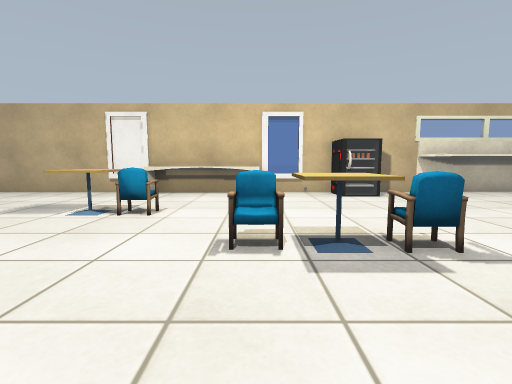
view 1 (above)

13 first-person views from a walk through a world built for the Gazebo simulator. The camera is 0.9 m above the floor, tilts 6° down and sees 85° across. The floor is counted in squares, 1 m on a side. Each view is taken from the middle of a square. On the plan, view 1 faces up. The plan holds only what a view shows up to about 11 squares ahead; the rest is blank. Some surface patterns are stand-ins.

view 2
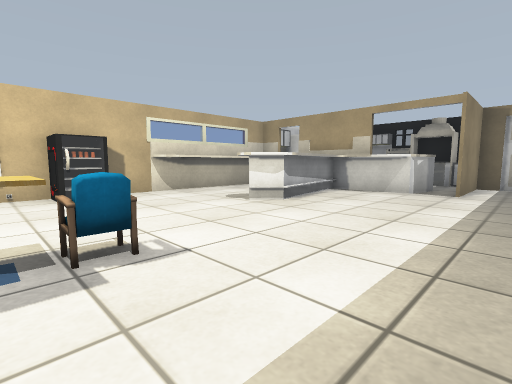

view 3
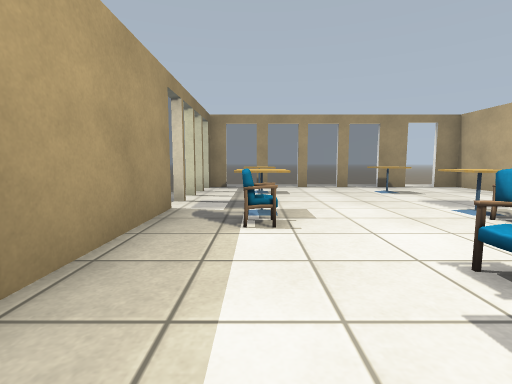

view 4
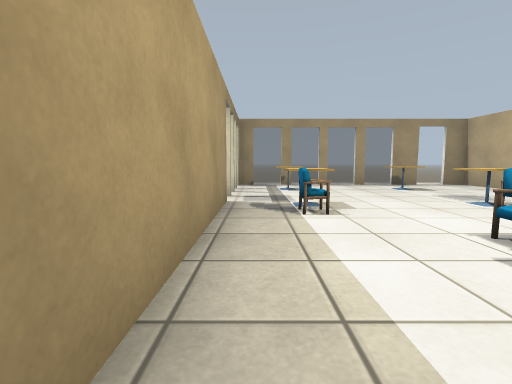

view 5
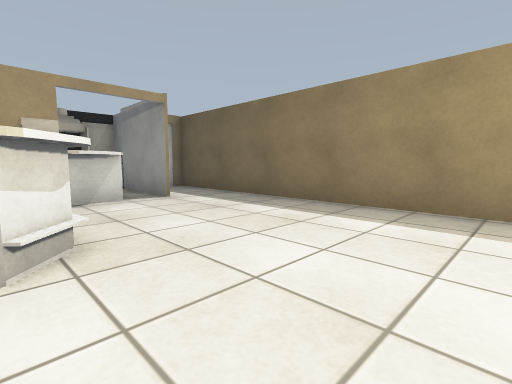

view 6
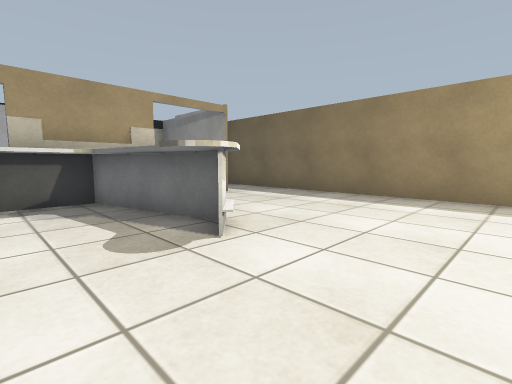

view 7
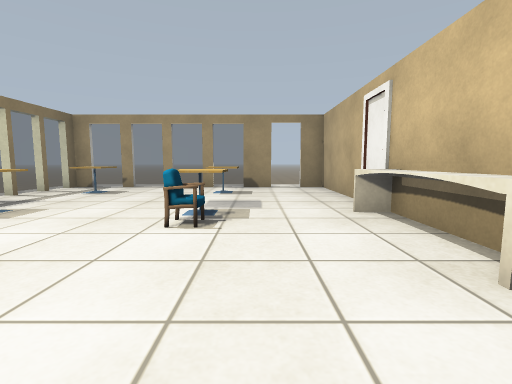

view 8
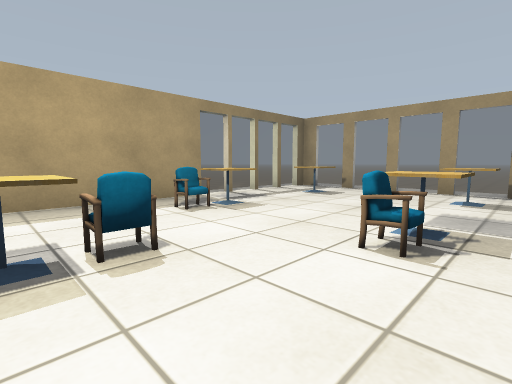

view 9
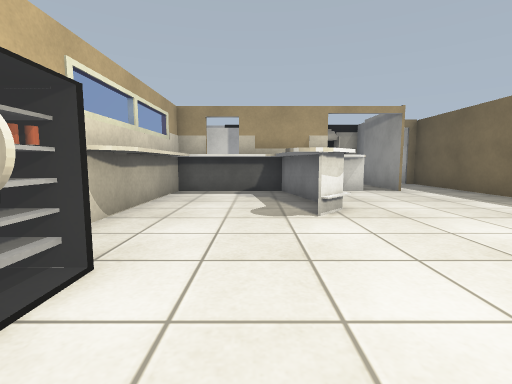

view 10
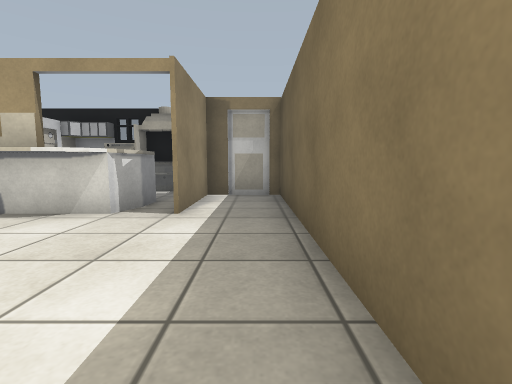

view 11
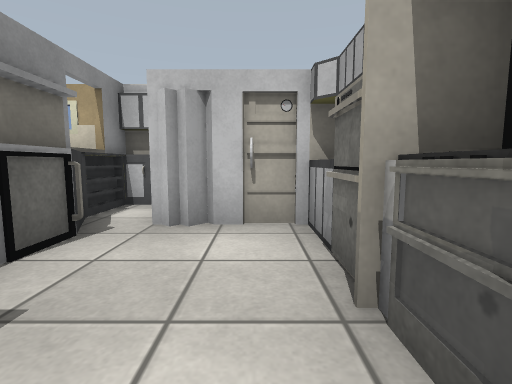

view 12
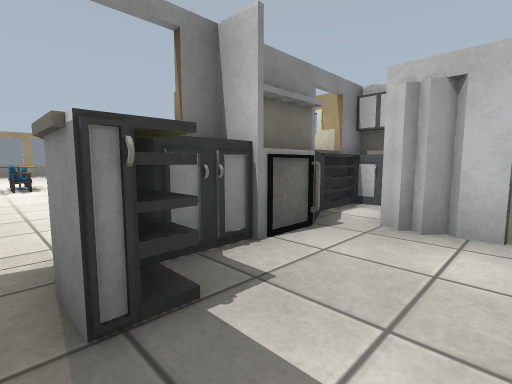

view 13
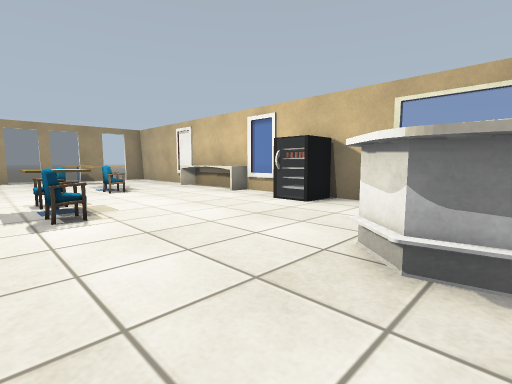

### Floor plan
Key: @ floor where view 1 was taken; # wall or solid block; . floor; = window, fence, low wall or low ledge; T cafe table; C chair; O other object.
Columns run from 9 left of view 1 to 14 right of it. Each row starts with its distance up from view 1.
  9  ######   =####
  8  #....####=.=.########
  7  .................####
  6  #................######
  5 .=TT..TC.......#####=..#
  4 .=.............##..#...#
  3 .=.......CTC.......##..#
  2 .=.....................#
  1 .=OO..TC...........#####
  0 .=.......@............#
 -1  #====#################

Where each view was taken, in squares from view 1:
view 1: 0 up, 0 right, facing up
view 2: 0 up, 1 right, facing up-right
view 3: 1 up, 2 right, facing left
view 4: 0 up, 3 right, facing left
view 5: 5 up, 3 right, facing down-right
view 6: 7 up, 3 right, facing down-right
view 7: 6 up, 2 right, facing left
view 8: 6 up, 1 right, facing down-left
view 9: 6 up, 1 right, facing right
view 10: 0 up, 5 right, facing right
view 11: 2 up, 13 right, facing up
view 12: 2 up, 13 right, facing up-left
view 13: 2 up, 7 right, facing up-left
